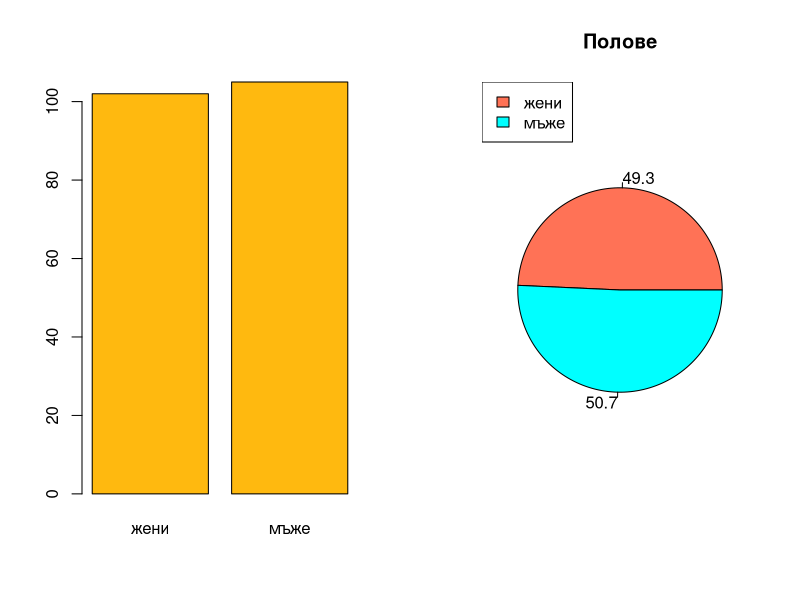
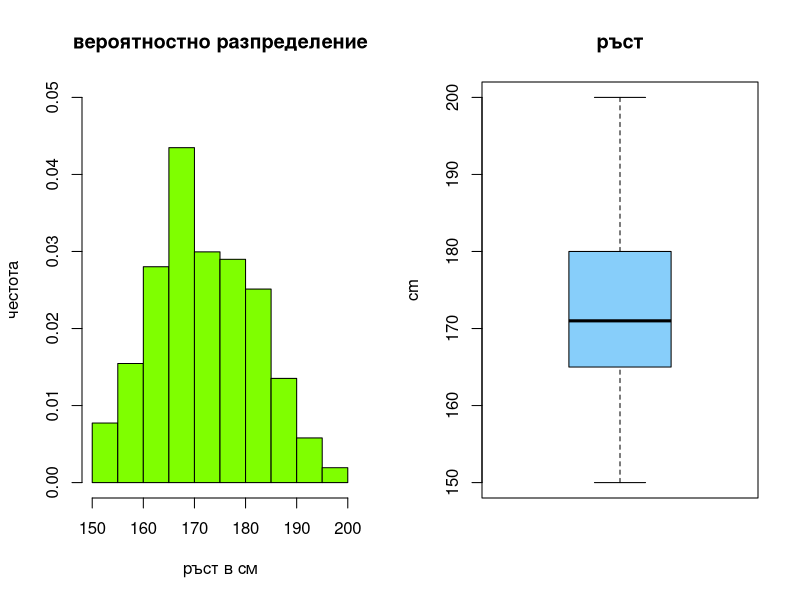
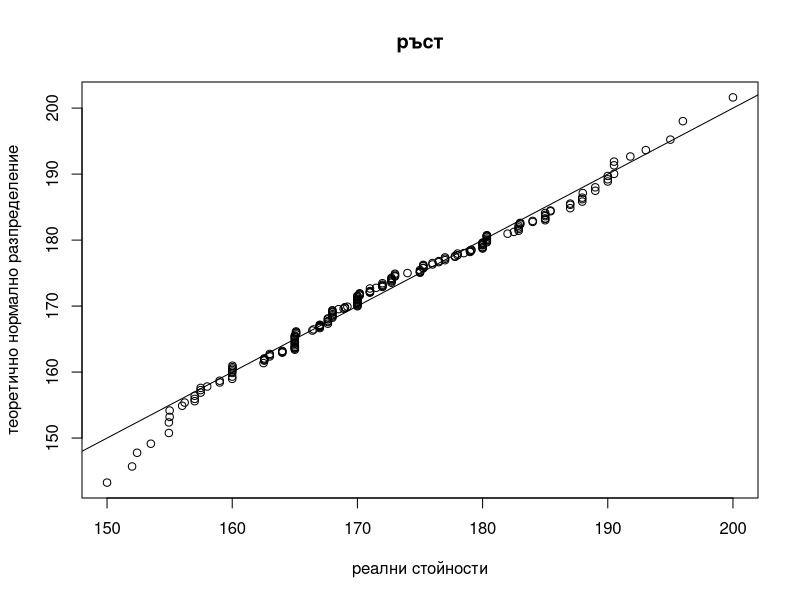
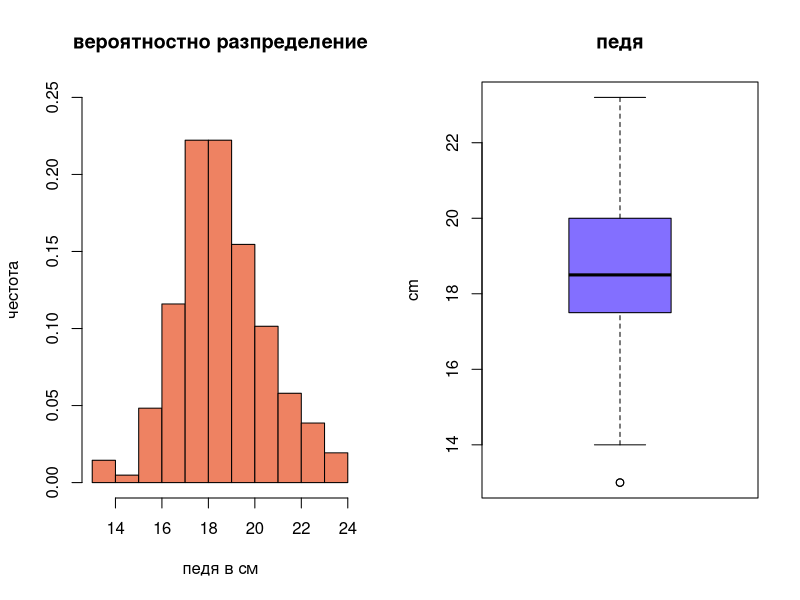
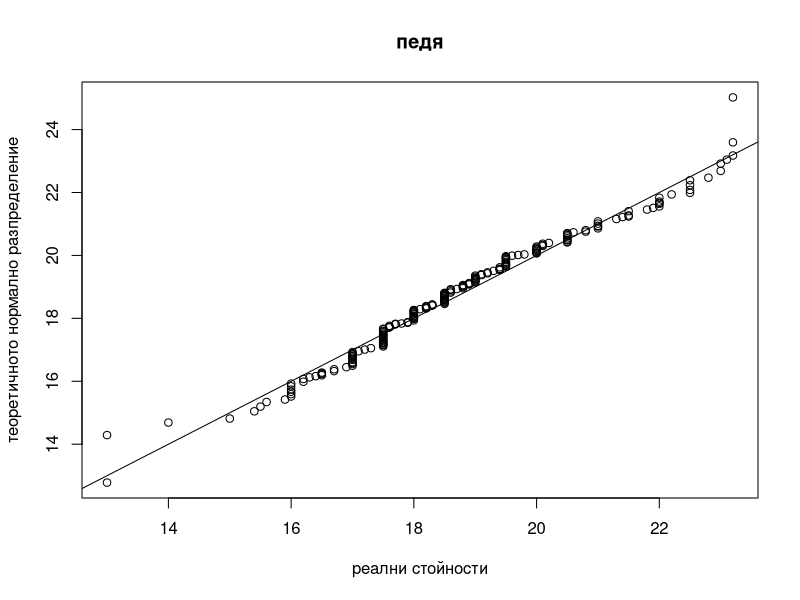
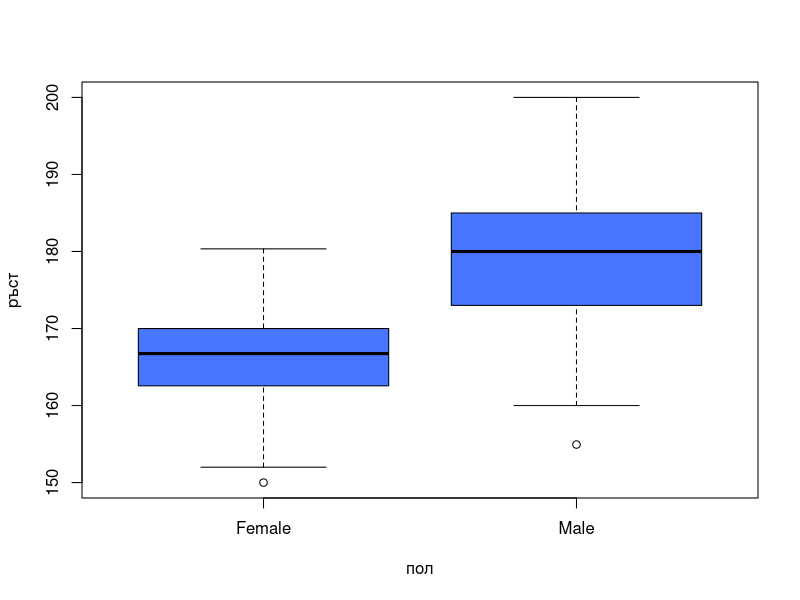
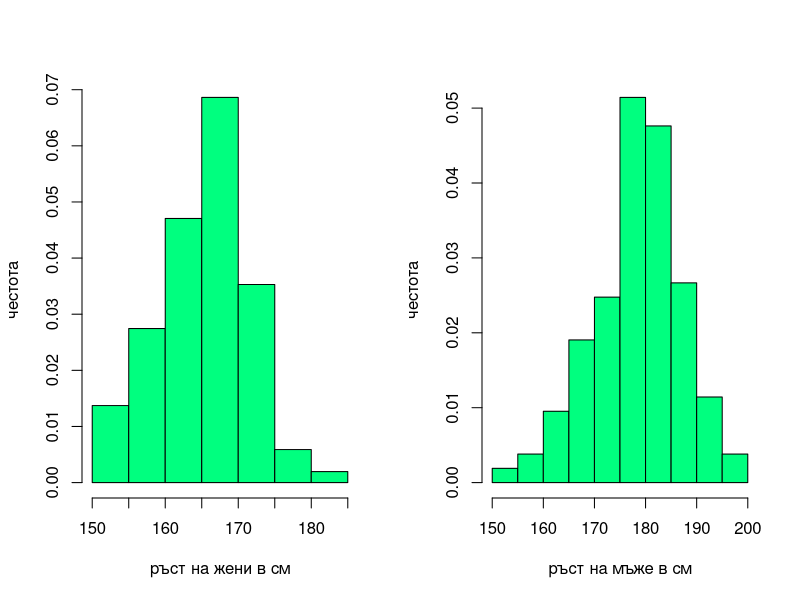
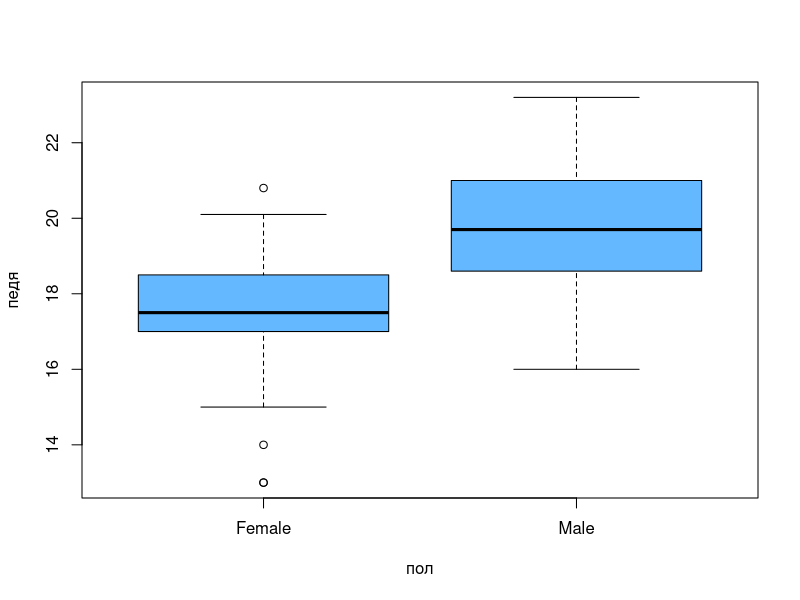

Generate these figures, in order, with R:


# инсталиране на пакета от данни
install.packages("MASS")

# зареждане на пакета от данни
library("MASS")

# извличане на данните само от желаните колони
columns_to_keep <- c("Sex", "Wr.Hnd", "Height")

mydata <- survey[columns_to_keep]

mydata <- subset(mydata, !is.na(mydata$Sex) & 
                        !is.na(mydata$Wr.Hnd) & 
                        !is.na(mydata$Height))

# преименуваме колоната за дължината на дланта
colnames(mydata)[2] <- "Handspan"

# записваме данните в csv файл
write.csv(mydata, 'D:\\mydata.csv', row.names = FALSE)

# 2. Изследване на променливите поотделно
# 2.1. пол, категорийна номинална
    summary(mydata$Sex)

    par(mfrow = c(1, 2))
        table_sex <- table(mydata$Sex)
        percents <- round(100*table_sex / sum(table_sex), 1)
        colors <- c("coral1", "cyan1")

        barplot(table_sex, names.arg = c("жени", "мъже"), col = "darkgoldenrod1")

        pie(x = table_sex, main = "Полове", labels = percents, col = colors)
        legend(x = "topleft", legend = c("жени", "мъже"), cex = 1, fill = colors)
    par(mfrow = c(1, 1))

# 2.2. ръст, числова непрекъсната
    par(mfrow = c(1, 2))
        # хистограма
        hist(mydata$Height, main = "вероятностно разпределение", 
            xlab = "ръст в см", ylab = "честота",
            col = "chartreuse1", prob = TRUE, ylim = c(0, 0.05))
            
        # boxplot
        boxplot(mydata$Height, main = "ръст", ylab = "cm", col = "lightskyblue")
    par(mfrow = c(1, 1))

    # qqplot
    set.seed(9504)
    height_normal_distrib <- rnorm(n = 1000, mean = mean(mydata$Height), sd = sd(mydata$Height))

    qqplot(mydata$Height, height_normal_distrib, main = "ръст", 
            xlab = "реални стойности", ylab = "теоретично нормално разпределение")
    abline(a = 0, b = 1)

    # ниво на съгласие
    alpha <- 0.05

    # тест за нормално разпределение
    shapiro.test(mydata$Height) 
        # p-value = 0.08102 > 0.05 = alpha

    # имаме нормално разпределение
    # локация
    round(mean(mydata$Height), 3)
        # 172.385
    # дисперсия
    round(sd(mydata$Height), 3)
        # 9.895

# 2.3. педя, числова непрекъсната
    par(mfrow = c(1, 2))
        # хистограма
        hist(mydata$Handspan, main = "вероятностно разпределение", 
            xlab = "педя в см", ylab = "честота",
            col = "salmon2", prob = TRUE, ylim = c(0, 0.25))

        # boxplot
        boxplot(mydata$Handspan, main = "педя", ylab = "cm", col = "slateblue1")
    par(mfrow = c(1, 1))

    # qqplot
    set.seed(734)
    handspan_normal_distrib <- rnorm(n = 1000, mean = mean(mydata$Handspan), sd = sd(mydata$Handspan))

    qqplot(mydata$Handspan, handspan_normal_distrib, main = "педя", 
            xlab = "реални стойности", ylab = "теоретичното нормално разпределение")
    abline(a = 0, b = 1)

    # ниво на съгласие
    alpha <- 0.05

    # тест за нормално разпределение
    shapiro.test(mydata$Handspan) 
        # p-value = 0.003831 < 0.05 = alpha

    # нямаме нормално разпределение
    # локация
    round(median(mydata$Handspan), 3)
        # 18.5
    # дисперсия
    round(mad(mydata$Handspan), 3)
        # 1.483

# 3. Изследване на взаимодействия между променливите
# 3.1. категорийни обясняващи и числови зависими
    # 3.1.1. пол и ръст
        boxplot(mydata$Height ~ mydata$Sex,  
            xlab = "пол", ylab = "ръст", col = "royalblue1")

        fem_heights <- mydata$Height[which(mydata$Sex == 'Female')]
        male_heights <- mydata$Height[which(mydata$Sex == 'Male')]

        par(mfrow = c(1, 2))
            hist(fem_heights, main = "", xlab = "ръст на жени в см", ylab = "честота",
                col = "springgreen1", prob = TRUE)

            hist(male_heights, main = "", xlab = "ръст на мъже в см", ylab = "честота",
                col = "springgreen1", prob = TRUE)
        par(mfrow = c(1, 1))

        shapiro.test(fem_heights)  
            # p-value = 0.1313 > 0.05 = alpha

        shapiro.test(male_heights) 
            # p-value = 0.7162 > 0.05 = alpha

        # женския и мъжкия ръст са нормално разпределени

    # 3.1.2. пол и педя
        boxplot(mydata$Handspan ~ mydata$Sex, 
            xlab = "пол", ylab = "педя", col = "steelblue1")

        fem_handspan <- mydata$Handspan[which(mydata$Sex == 'Female')]
        male_handspan <- mydata$Handspan[which(mydata$Sex == 'Male')]

        par(mfrow = c(1, 2))
            hist(fem_handspan, main = "", xlab = "педя на жени в см", ylab = "честота",
                col = "olivedrab2", prob = TRUE)

            hist(male_handspan, main = "", xlab = "педя на мъже в см", ylab = "честота",
                col = "olivedrab2", prob = TRUE)
        par(mfrow = c(1, 1))

        shapiro.test(fem_handspan) 
            # p-value = 0.002367 < 0.05 = alpha

        shapiro.test(male_handspan) 
            # p-value = 0.06273 > 0.05 = alpha

        # педята на жените не е нормално разпределена, а мъжката е 

# 3.2. числови обясняващи и числови зависими
    fem_handspan <- mydata$Handspan[which(mydata$Sex == 'Female')]
    male_handspan <- mydata$Handspan[which(mydata$Sex == 'Male')]

    fem_heights <- mydata$Height[which(mydata$Sex == 'Female')]
    male_heights <- mydata$Height[which(mydata$Sex == 'Male')]

    plot(mydata$Handspan, mydata$Height, xlab = "педя", ylab = "ръст")
    abline(a = 80, b = 5, lwd = 1, col = "black")

    plot(fem_handspan, fem_heights, xlab = "педя на жени", ylab = "ръст на жени", col = "blue1")
    abline(a = 80, b = 5, lwd = 1, col = "black")

    plot(male_handspan, male_heights, xlab = "мъже", ylab = "ръст на мъже", col = "brown2")
    abline(a = 80, b = 5, lwd = 1, col = "black")

    # корелация
    rho <- round(cor(mydata$Handspan, mydata$Height, method = "spearman"), 3)
    rho_females <- round(cor(fem_handspan, fem_heights, method = "spearman"), digits = 3)
    rho_males <- round(cor(male_handspan, male_heights, method = "pearson"), digits = 3)

    abs(rho) # 0.646
    abs(rho_females) # 0.341
    abs(rho_males) # 0.385

